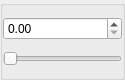
<?xml version="1.0" encoding="UTF-8"?>
<ui version="4.0">
 <class>Form</class>
 <widget class="QWidget" name="Form">
  <property name="geometry">
   <rect>
    <x>0</x>
    <y>0</y>
    <width>125</width>
    <height>80</height>
   </rect>
  </property>
  <property name="minimumSize">
   <size>
    <width>125</width>
    <height>80</height>
   </size>
  </property>
  <property name="maximumSize">
   <size>
    <width>125</width>
    <height>80</height>
   </size>
  </property>
  <property name="windowTitle">
   <string>Form</string>
  </property>
  <layout class="QVBoxLayout" name="verticalLayout">
   <property name="spacing">
    <number>0</number>
   </property>
   <property name="leftMargin">
    <number>0</number>
   </property>
   <property name="topMargin">
    <number>0</number>
   </property>
   <property name="rightMargin">
    <number>0</number>
   </property>
   <property name="bottomMargin">
    <number>0</number>
   </property>
   <item>
    <widget class="QGroupBox" name="groupBox">
     <property name="minimumSize">
      <size>
       <width>125</width>
       <height>80</height>
      </size>
     </property>
     <property name="title">
      <string/>
     </property>
     <layout class="QHBoxLayout" name="horizontalLayout">
      <property name="spacing">
       <number>0</number>
      </property>
      <property name="leftMargin">
       <number>0</number>
      </property>
      <property name="topMargin">
       <number>0</number>
      </property>
      <property name="rightMargin">
       <number>0</number>
      </property>
      <property name="bottomMargin">
       <number>0</number>
      </property>
      <item>
       <layout class="QVBoxLayout" name="verticalLayout_2">
        <item>
         <widget class="QDoubleSpinBox" name="spinBox"/>
        </item>
        <item>
         <widget class="QSlider" name="horizontalSlider">
          <property name="orientation">
           <enum>Qt::Horizontal</enum>
          </property>
         </widget>
        </item>
       </layout>
      </item>
     </layout>
    </widget>
   </item>
  </layout>
 </widget>
 <resources/>
 <connections/>
</ui>
